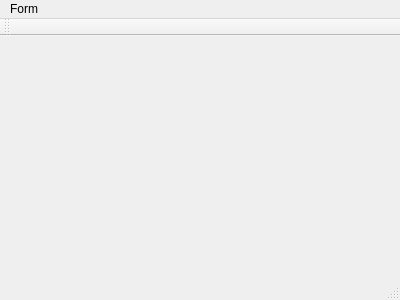
<?xml version="1.0" encoding="UTF-8"?>
<ui version="4.0">
 <class>MainWindow</class>
 <widget class="QMainWindow" name="MainWindow">
  <property name="geometry">
   <rect>
    <x>0</x>
    <y>0</y>
    <width>400</width>
    <height>300</height>
   </rect>
  </property>
  <property name="windowTitle">
   <string>MainWindow</string>
  </property>
  <widget class="QWidget" name="centralWidget"/>
  <widget class="QMenuBar" name="menuBar">
   <property name="geometry">
    <rect>
     <x>0</x>
     <y>0</y>
     <width>400</width>
     <height>19</height>
    </rect>
   </property>
   <widget class="QMenu" name="menuForm">
    <property name="title">
     <string>Form</string>
    </property>
   </widget>
   <addaction name="menuForm"/>
  </widget>
  <widget class="QToolBar" name="mainToolBar">
   <attribute name="toolBarArea">
    <enum>TopToolBarArea</enum>
   </attribute>
   <attribute name="toolBarBreak">
    <bool>false</bool>
   </attribute>
  </widget>
  <widget class="QStatusBar" name="statusBar"/>
 </widget>
 <layoutdefault spacing="6" margin="11"/>
 <resources/>
 <connections/>
</ui>
